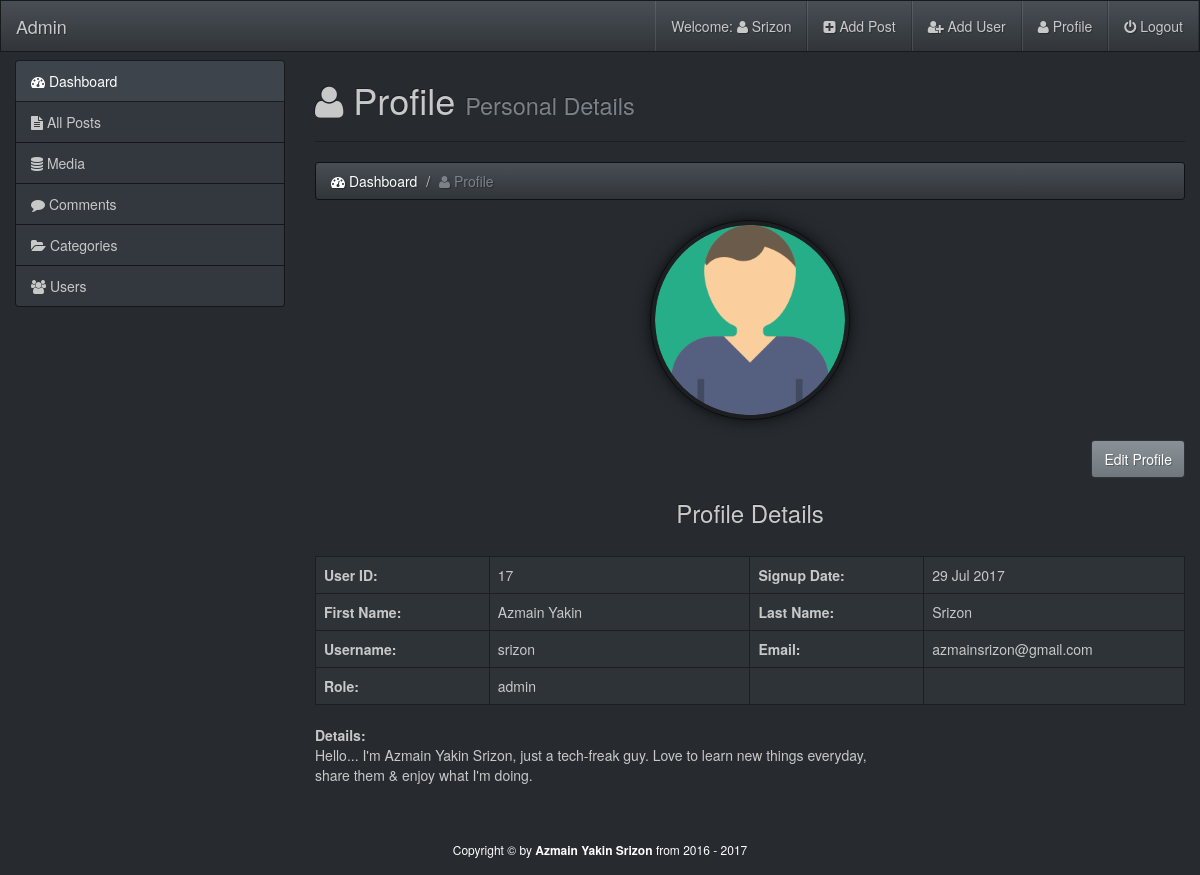
The page /admin/profile.php (signed in) on the database its author committed.
### tables this page shows
CREATE TABLE IF NOT EXISTS `users` (
  `id` int(11) NOT NULL AUTO_INCREMENT,
  `date` int(11) NOT NULL,
  `first_name` varchar(255) NOT NULL,
  `last_name` varchar(255) NOT NULL,
  `username` varchar(255) NOT NULL,
  `email` varchar(255) NOT NULL,
  `image` varchar(255) NOT NULL,
  `password` varchar(255) NOT NULL,
  `role` varchar(255) NOT NULL,
  `details` text NOT NULL,
  `salt` varchar(255) NOT NULL DEFAULT '$2y$10$quickbrownfoxjumpsover',
  PRIMARY KEY (`id`),
  UNIQUE KEY `username` (`username`,`email`)
);

### admin/profile.php (the view, shortened to what this page needs)
<?php
require_once('inc/top.php');
$session_username = $_SESSION['username'];
$query = "SELECT * FROM users WHERE username = '$session_username'";
$run = mysqli_query($con, $query);
$row = mysqli_fetch_array($run);
$image = $row['image'];
$id = $row['id'];
$date = getdate($row['date']);
$day = $date['mday'];
$month = substr($date['month'],0,3);
$year = $date['year'];
$first_name = $row['first_name'];
$last_name = $row['last_name'];
$username = $row['username'];
$email = $row['email'];
$role = $row['role'];
$details = $row['details'];
?>
  </head>
  <body id="profile">
    <div id="wrapper">
<?php require_once('inc/header.php');?>
        <div class="container-fluid body-section">
            <div class="row">
                <div class="col-md-3">
                    <?php require_once('inc/sidebar.php');?>
                </div>
                <div class="col-md-9">
                    <h1><i class="fa fa-user"></i> Profile <small>Personal Details</small></h1><hr>
                    <ol class="breadcrumb">
                      <li><a href="index.php"><i class="fa fa-tachometer"></i> Dashboard</a></li>
                      <li class="active"><i class="fa fa-user"></i> Profile</li>
                    </ol>
               <div class="row">
                   <div class="col-xs-12">
                       <center><img src="img/<?php echo $image;?>" width="200px" class="img-circle img-thumbnail" id="profile-image"></center><br>
                       <a href="edit-profile.php?edit=<?php echo $id;?>" class="btn btn-primary pull-right">Edit Profile</a><br><br>
                       <center>
                           <h3>Profile Details</h3>
                       </center>
                       <br>
                       <table class="table table-bordered">
                           <tr>
                               <td width="20%"><b>User ID:</b></td>
                               <td width="30%"><?php echo $id;?></td>
                               <td width="20%"><b>Signup Date:</b></td>
                               <td width="30%"><?php echo "$day $month $year";?></td>
                           </tr>
                           <tr>
                               <td width="20%"><b>First Name:</b></td>
                               <td width="30%"><?php echo $first_name;?></td>
                               <td width="20%"><b>Last Name:</b></td>
                               <td width="30%"><?php echo $last_name;?></td>
                           </tr>
                           <tr>
                               <td width="20%"><b>Username:</b></td>
                               <td width="30%"><?php echo $username;?></td>
                               <td width="20%"><b>Email:</b></td>
                               <td width="30%"><?php echo $email;?></td>
                           </tr>
                           <tr>
                               <td width="20%"><b>Role:</b></td>
                               <td width="30%"><?php echo $role;?></td>
                               <td width="20%"><b></b></td>
                               <td width="30%"></td>
                           </tr>
                       </table>
                       <div class="row">
                           <div class="col-lg-8 col-sm-12">
                               <b>Details:</b>
                               <div><?php echo $details;?></div>
                           </div>
                       </div><br>
                   </div>
               </div>
                </div>
            </div>
        </div>
<?php require_once('inc/footer.php');?>

### admin/inc/top.php (shortened to what this page needs)
<!DOCTYPE html>
<html lang="en">
  <head>
    <link href="css/font-awesome.css" rel="stylesheet">
    <link href="css/animated.css" rel="stylesheet">
    <link href="css/bootstrap.min.css" rel="stylesheet">
    <link href="css/style.css" rel="stylesheet">

### admin/inc/header.php (shortened to what this page needs)
  <?php
$session_role2 = $_SESSION['role'];
$session_username2 = $_SESSION['username'];
?>
      <nav class="navbar navbar-default navbar-fixed-top">
          <div class="container-fluid">
            <div class="navbar-header">
              <a class="navbar-brand" href="index.php">Admin</a>
            </div>
            <div class="collapse navbar-collapse" id="bs-example-navbar-collapse-1">
              <ul class="nav navbar-nav navbar-right">
               <li><a href="">Welcome: <i class="fa fa-user"></i> <?php echo ucfirst($session_username2);?></a></li>
                <li><a href="add-post.php"><i class="fa fa-plus-square"></i> Add Post</a></li>
                <?php
                  if($session_role2 == 'admin'){
                  ?>
                <li><a href="add-user.php"><i class="fa fa-user-plus"></i> Add User</a></li>
                <?php }?>
                <li><a href="profile.php"><i class="fa fa-user"></i> Profile</a></li>
                <li><a href="logout.php"><i class="fa fa-power-off"></i> Logout</a></li>
              </ul>
            </div>
          </div>
        </nav>

### admin/inc/sidebar.php (shortened to what this page needs)
<?php
$session_role1 = $_SESSION['role'];
?>
                     <div class="list-group">
                      <a href="index.php" class="list-group-item active">
                        <i class="fa fa-tachometer"></i> Dashboard
                      </a>
                      <a href="posts.php" class="list-group-item">
                          <i class="fa fa-file-text"></i> All Posts
                      </a>
                      <a href="media.php" class="list-group-item">
                          <i class="fa fa-database"></i> Media
                      </a>
                      <?php
                        if($session_role1 == 'admin'){
                        ?>
                      <a href="comments.php" class="list-group-item">
                          <i class="fa fa-comment"></i> Comments
                      </a>
                      <a href="categories.php" class="list-group-item">
                          <i class="fa fa-folder-open"></i> Categories
                      </a>
                      <a href="users.php" class="list-group-item">
                          <i class="fa fa-users"></i> Users
                      </a>
                      <?php }?>
                    </div>

### admin/inc/footer.php (shortened to what this page needs)
        <footer class="text-center">
            Copyright &copy; by <a href="http://www.facebook.com/Azmain.Yakin.Srizon">Azmain Yakin Srizon</a> from 2016 - <?php echo date('Y');?>
        </footer>
    </div>
  </body>
</html>

### admin/css/style.css (style rules this page uses)
html,body { height: 100%; }
body { padding-top: 60px; }
body#profile img#profile-image { -webkit-box-shadow: 0px 0px 16px 0px rgba(0,0,0,0.75); -moz-box-shadow: 0px 0px 16px 0px rgba(0,0,0,0.75); box-shadow: 0px 0px 16px 0px rgba(0,0,0,0.75); }
#wrapper { min-height: 100%; position: relative; }
.body-section { padding-bottom: 70px; }
footer { color:white; height: 50px; line-height: 50px; font-size: 12px; position: absolute; bottom: 0; width: 100%; }
footer a { color:white; font-weight: bold; }

### rows shown on the page
users: image (picture), id "17", date "29", date "Jul", date "2017", first_name "Azmain Yakin", last_name "Srizon", username "srizon", email "azmainsrizon@gmail.com", role "admin", details "Hello... I'm Azmain Yakin Srizon, just a tech-freak guy. Love to learn new things everyday, share them & enjoy what I'm doing."

### other values the page prints
$session_username2 "Srizon"
